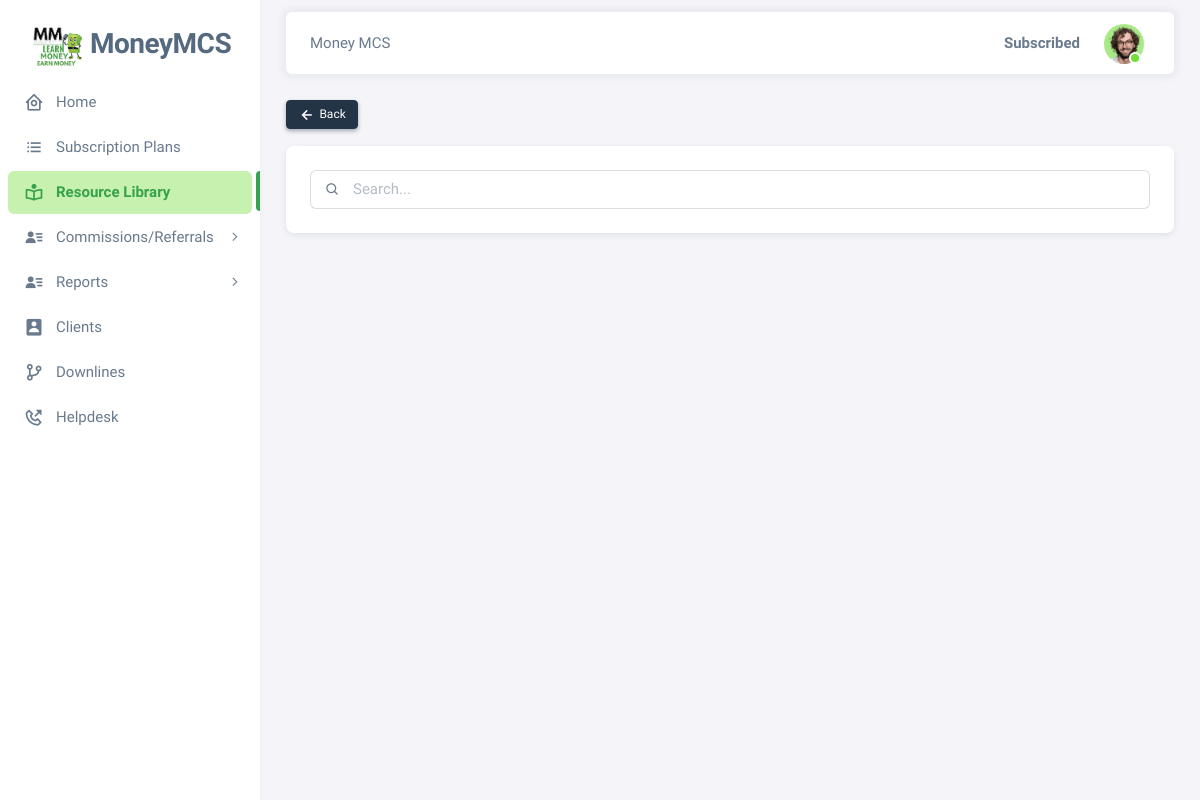
Screenshot of /pages/resources_search.php (signed in) with the database file from the repository.
### tables this page shows
CREATE TABLE `subscriptions` (
  `id` int(11) NOT NULL,
  `user_id` int(11) NOT NULL,
  `totalp` varchar(10) NOT NULL,
  `pay_id` varchar(255) NOT NULL,
  `trans_id` varchar(255) NOT NULL,
  `paypal_subsid` varchar(50) NOT NULL,
  `subs_name` varchar(255) NOT NULL,
  `status` int(2) NOT NULL,
  `date_added` date NOT NULL,
  `date_expired` date NOT NULL
);

CREATE TABLE `users` (
  `id` int(11) NOT NULL,
  `regcode` varchar(50) NOT NULL,
  `moneymcid` varchar(50) NOT NULL,
  `email` varchar(200) NOT NULL,
  `password` varchar(60) NOT NULL,
  `type` int(1) NOT NULL,
  `level` varchar(50) NOT NULL,
  `firstname` varchar(50) NOT NULL,
  `lastname` varchar(50) NOT NULL,
  `address` text NOT NULL,
  `contact_info` varchar(100) NOT NULL,
  `photo` varchar(200) NOT NULL,
  `status` int(1) NOT NULL,
  `activate_code` varchar(15) NOT NULL,
  `reset_code` varchar(15) NOT NULL,
  `created_on` date NOT NULL,
  `last_login` date NOT NULL,
  `ip` varchar(50) NOT NULL,
  `last_login_ip` varchar(50) NOT NULL
);

### pages/includes/session.php (called while the page is built, shortened)
<?php
	include '../includes/conn.php';
	$conn = $pdo->open();
	$stmt = $conn->prepare("SELECT * FROM users WHERE id=:id");
	$stmt->execute(['id'=>$_SESSION['agent']]);
	$agent = $stmt->fetch();
?>

### pages/resources_search.php (the view, shortened to what this page needs)
<?php
  include 'includes/session.php';
?>
<!DOCTYPE html>
<html
  lang="en"
  class="light-style layout-menu-fixed"
  dir="ltr"
  data-theme="theme-default"
  data-assets-path="../assets/"
  data-template="vertical-menu-template-free"
>
  <head>
    <?php include 'includes/headers.php'; ?>
  </head>
  <body>
    <div class="layout-wrapper layout-content-navbar">
      <div class="layout-container">
        <aside id="layout-menu" class="layout-menu menu-vertical menu bg-menu-theme">
          <div class="app-brand demo">
            <a href="#" class="app-brand-link">
              <span class="app-brand-logo demo">
                <img aria-hidden="true" class="object-contain w-full h-full" src="../assets/img/earnmoney.png" width="50">
              </span>
              <span class="app-brand-text demo menu-text fw-bolder ms-2">MoneyMCS</span>
            </a>
          </div>
          <ul class="menu-inner py-1">
            <li class="menu-item ">
              <a href="home" class="menu-link">
                <i class="menu-icon tf-icons bx bx-home-circle"></i>
                <div data-i18n="Analytics">Home</div>
              </a>
            </li>
            <li class="menu-item ">
              <a href="subscriptions" class="menu-link">
                <i class='menu-icon tf-icons bx bx-list-ul'></i>
                <div data-i18n="Analytics">Subscription Plans</div>
              </a>
            </li>
            <li class="menu-item active">
              <a href="resources" class="menu-link">
                <i class='menu-icon tf-icons bx bx-book-reader'></i>
                <div data-i18n="Basic">Resource Library</div>
              </a>
            </li>
            <li class="menu-item">
              <a href="javascript:void(0)" class="menu-link menu-toggle">
                <i class='menu-icon tf-icons bx bxs-user-detail'></i>
                <div data-i18n="">Commissions/Referrals</div>
              </a>
            </li>
            <li class="menu-item" style="">
              <a href="javascript:void(0)" class="menu-link menu-toggle">
                <i class='menu-icon tf-icons bx bxs-user-detail'></i>
                <div data-i18n="">Reports </div>
              </a>
            </li>
            <li class="menu-item">
              <a href="clients" class="menu-link">
                <i class='menu-icon tf-icons bx bxs-user-rectangle'></i>
                <div data-i18n="Basic">Clients</div>
              </a>
            </li>
            <li class="menu-item">
              <a href="downlines" class="menu-link">
                <i class='menu-icon tf-icons bx bx-git-branch'></i>
                <div data-i18n="Basic">Downlines</div>
              </a>
            </li>
            <li class="menu-item">
              <a href="contacts" class="menu-link">
                <i class='menu-icon tf-icons bx bx-phone-outgoing'></i>
                <div data-i18n="Basic">Helpdesk</div>
              </a>
            </li>
          </ul>
        </aside>
        <div class="layout-page">
          <nav
            class="layout-navbar container-xxl navbar navbar-expand-xl navbar-detached align-items-center bg-navbar-theme"
            id="layout-navbar"
          >
            <div class="navbar-nav-right d-flex align-items-center" id="navbar-collapse">
              <div class="navbar-nav align-items-center">
                <div class="nav-item d-flex align-items-center">
                  Money MCS
                </div>
              </div>
              <ul class="navbar-nav flex-row align-items-center ms-auto">
                <?php include 'includes/subs_button.php'; ?>
                <li class="nav-item navbar-dropdown dropdown-user dropdown">
                  <a class="nav-link dropdown-toggle hide-arrow" href="javascript:void(0);" data-bs-toggle="dropdown">
                    <div class="avatar avatar-online">
                        <img src="<?php echo (!empty($agent['photo'])) ? '../images/'.$agent['photo'] : '../images/default.png'; ?>" class="w-px-40 h-auto rounded-circle">
                    </div>
                  </a>
                </li>
              </ul>
            </div>
          </nav>
          <div class="content-wrapper">
            <div class="container-xxl flex-grow-1 container-p-y">
              <div class="row">
                <div class="col-6">
                  <a href="resources" class="btn btn-sm btn-dark "> <i class='bx bx-left-arrow-alt'></i> Back</a>
                </div><br><br>
                  <div class="col-lg-12 mb-4 order-0">
                    <div class="card">
                      <div class="d-flex align-items-end row">
                        <div class="col-sm-12">
                          <div class="card-body">
                            <a href="#">
                              <div class="input-group input-group-merge">
                                <span class="input-group-text" id="basic-addon-search31"><i class="bx bx-search"></i></span>
                                <input type="text" class="form-control" placeholder="Search..." aria-label="Search..." aria-describedby="basic-addon-search31">
                              </div>
                            </a>
                          </div>
                        </div>
                      </div>
                    </div>
                  </div>
                </div>
            </div>
            <footer class="content-footer footer bg-footer-theme">
              <div class="container-xxl d-flex flex-wrap justify-content-between py-2 flex-md-row flex-column">
                </div>
              </div>
          </div>
        </div>
      </div>
  </body>
</html>

### pages/includes/subs_button.php (shortened to what this page needs)
<?php
    $conn = $pdo->open();
    try{
        $stmt = $conn->prepare("SELECT * FROM subscriptions WHERE user_id=:user AND status=:status");
        $stmt->execute(['user'=>$agent['id'], 'status'=>1]);
        foreach($stmt as $row){
        $status = ($row['status']) ? '<li class="nav-item lh-1 me-3"> <b>Subscribed </b> </li>' : '<li class="nav-item lh-1 me-3"><button class="btn btn-sm btn-dark" data-bs-toggle="modal" data-bs-target="#smallModal" data-backdrop="static" data-keyboard="false" > Subscribe Now </button></li>';
        echo " <div id='substats'> ".$status." </div> ";
        }
    }
    catch(PDOException $e){
        echo $e->getMessage();
    }
?>

### assets/css/demo.css (style rules this page uses)
.menu .app-brand.demo { height: 64px; margin-top: 12px; }
.app-brand-text.demo { font-size: 1.75rem; letter-spacing: -0.5px; text-transform: capitalize; }

### rows the page displays
subscriptions: status "Subscribed"
users: photo (picture)
